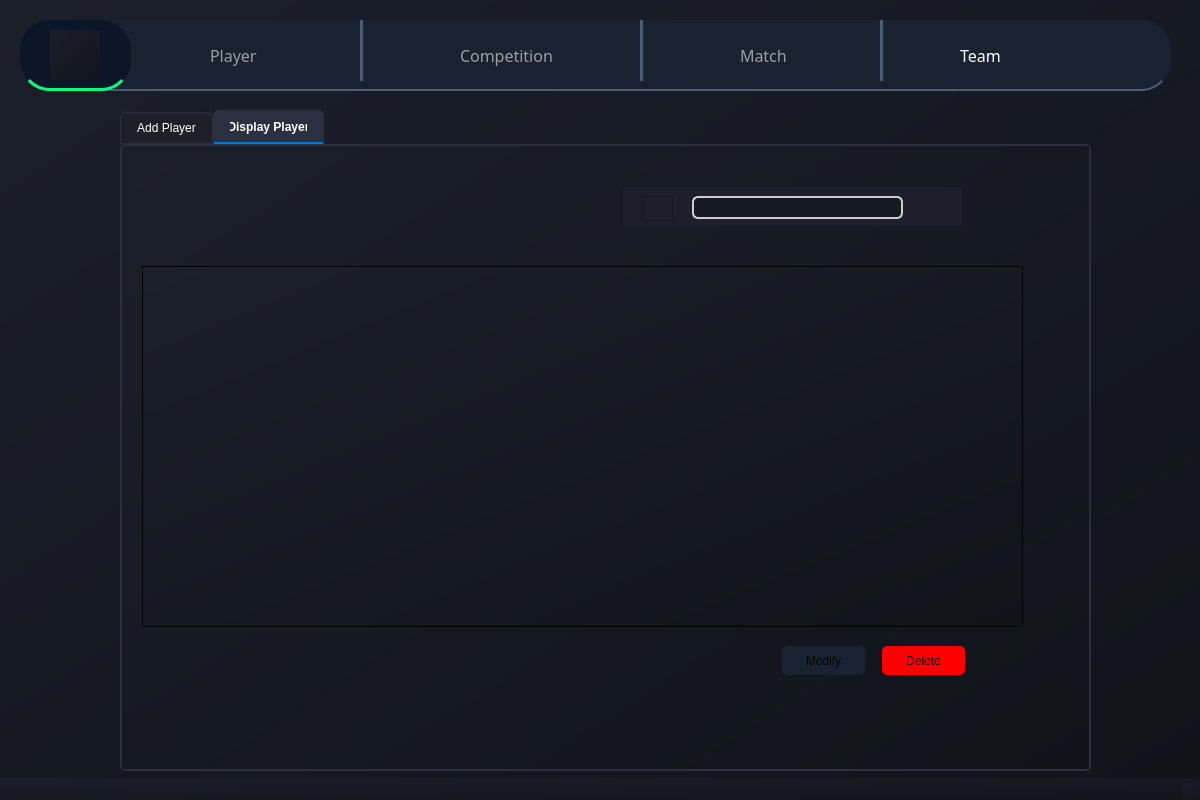
<?xml version="1.0" encoding="UTF-8"?>
<ui version="4.0">
 <class>MainWindow</class>
 <widget class="QMainWindow" name="MainWindow">
  <property name="geometry">
   <rect>
    <x>0</x>
    <y>0</y>
    <width>1200</width>
    <height>800</height>
   </rect>
  </property>
  <property name="font">
   <font>
    <pointsize>10</pointsize>
   </font>
  </property>
  <property name="windowTitle">
   <string>MainWindow</string>
  </property>
  <property name="styleSheet">
   <string notr="true">background: qlineargradient(x1:0, y1:0, x2:1, y2:1, stop:0 #1b1f2a, stop:1 #10131a);</string>
  </property>
  <widget class="QWidget" name="centralwidget">
   <widget class="QListWidget" name="menu">
    <property name="geometry">
     <rect>
      <x>20</x>
      <y>20</y>
      <width>1151</width>
      <height>71</height>
     </rect>
    </property>
    <property name="styleSheet">
     <string notr="true">background: #192231;
color: #D3D3D3;
border-bottom: 2px solid #4C5C75;
border-radius: 30px;</string>
    </property>
   </widget>
   <widget class="QListWidget" name="menu_2">
    <property name="geometry">
     <rect>
      <x>20</x>
      <y>20</y>
      <width>111</width>
      <height>71</height>
     </rect>
    </property>
    <property name="styleSheet">
     <string notr="true">background: #0A1628;
color: #FFFFFF;
border-bottom: 3px solid #00FF7F;
border-radius: 30px;</string>
    </property>
   </widget>
   <widget class="QLabel" name="label">
    <property name="geometry">
     <rect>
      <x>50</x>
      <y>30</y>
      <width>50</width>
      <height>50</height>
     </rect>
    </property>
    <property name="text">
     <string/>
    </property>
    <property name="pixmap">
     <pixmap>../../../../../Pictures/proj QT/logo football.png</pixmap>
    </property>
    <property name="scaledContents">
     <bool>true</bool>
    </property>
   </widget>
   <widget class="QLabel" name="dashboard_2">
    <property name="geometry">
     <rect>
      <x>210</x>
      <y>40</y>
      <width>71</width>
      <height>31</height>
     </rect>
    </property>
    <property name="font">
     <font>
      <family>Franklin Gothic Book</family>
      <pointsize>12</pointsize>
      <fontweight>Thin</fontweight>
     </font>
    </property>
    <property name="styleSheet">
     <string notr="true">background-color: transparent;
color: rgb(158, 158, 158);</string>
    </property>
    <property name="text">
     <string>Player</string>
    </property>
   </widget>
   <widget class="QLabel" name="dashboard_7">
    <property name="geometry">
     <rect>
      <x>460</x>
      <y>40</y>
      <width>131</width>
      <height>31</height>
     </rect>
    </property>
    <property name="font">
     <font>
      <family>Franklin Gothic Book</family>
      <pointsize>12</pointsize>
      <fontweight>Thin</fontweight>
     </font>
    </property>
    <property name="styleSheet">
     <string notr="true">background-color: transparent;
color: rgb(158, 158, 158);</string>
    </property>
    <property name="text">
     <string>Competition</string>
    </property>
   </widget>
   <widget class="QLabel" name="dashboard_3">
    <property name="geometry">
     <rect>
      <x>740</x>
      <y>40</y>
      <width>71</width>
      <height>31</height>
     </rect>
    </property>
    <property name="font">
     <font>
      <family>Franklin Gothic Book</family>
      <pointsize>12</pointsize>
      <fontweight>Thin</fontweight>
     </font>
    </property>
    <property name="styleSheet">
     <string notr="true">background-color: transparent;
color: rgb(158, 158, 158);</string>
    </property>
    <property name="text">
     <string>Match</string>
    </property>
   </widget>
   <widget class="QLabel" name="dashboard_4">
    <property name="geometry">
     <rect>
      <x>960</x>
      <y>40</y>
      <width>61</width>
      <height>31</height>
     </rect>
    </property>
    <property name="font">
     <font>
      <family>Franklin Gothic Book</family>
      <pointsize>12</pointsize>
      <fontweight>Thin</fontweight>
     </font>
    </property>
    <property name="styleSheet">
     <string notr="true">background-color: transparent;
color: white;</string>
    </property>
    <property name="text">
     <string>Team</string>
    </property>
   </widget>
   <widget class="QLabel" name="label_17">
    <property name="geometry">
     <rect>
      <x>1110</x>
      <y>40</y>
      <width>30</width>
      <height>30</height>
     </rect>
    </property>
    <property name="styleSheet">
     <string notr="true">background-color:transparent;</string>
    </property>
    <property name="text">
     <string/>
    </property>
    <property name="pixmap">
     <pixmap>../../../../../Pictures/proj QT/user.png</pixmap>
    </property>
    <property name="scaledContents">
     <bool>true</bool>
    </property>
   </widget>
   <widget class="Line" name="line">
    <property name="geometry">
     <rect>
      <x>360</x>
      <y>20</y>
      <width>3</width>
      <height>61</height>
     </rect>
    </property>
    <property name="styleSheet">
     <string notr="true">color: rgb(40, 40, 40);
border: 2px solid #4C5C75;</string>
    </property>
    <property name="orientation">
     <enum>Qt::Orientation::Vertical</enum>
    </property>
   </widget>
   <widget class="Line" name="line_2">
    <property name="geometry">
     <rect>
      <x>640</x>
      <y>20</y>
      <width>3</width>
      <height>61</height>
     </rect>
    </property>
    <property name="styleSheet">
     <string notr="true">border: 2px solid #4C5C75;</string>
    </property>
    <property name="orientation">
     <enum>Qt::Orientation::Vertical</enum>
    </property>
   </widget>
   <widget class="Line" name="line_3">
    <property name="geometry">
     <rect>
      <x>880</x>
      <y>20</y>
      <width>3</width>
      <height>61</height>
     </rect>
    </property>
    <property name="styleSheet">
     <string notr="true">border: 2px solid #4C5C75;</string>
    </property>
    <property name="orientation">
     <enum>Qt::Orientation::Vertical</enum>
    </property>
   </widget>
   <widget class="QTabWidget" name="tabWidget">
    <property name="geometry">
     <rect>
      <x>120</x>
      <y>110</y>
      <width>971</width>
      <height>661</height>
     </rect>
    </property>
    <property name="layoutDirection">
     <enum>Qt::LayoutDirection::LeftToRight</enum>
    </property>
    <property name="styleSheet">
     <string notr="true">QTabWidget::pane {
    border: 2px solid #2c2f3f;
    background: #1e1f29;
    border-radius: 5px;
}

QTabBar::tab {
    background: #1e1f29;
    color: #ffffff;
    padding: 8px 16px;
    border: 1px solid #2c2f3f;
    border-top-left-radius: 5px;
    border-top-right-radius: 5px;
}

QTabBar::tab:selected {
    background: #2c2f3f;
    color: #ffffff;
    font-weight: bold;
    border-bottom: 2px solid #0078d7;
}

QTabBar::tab:hover {
    background: #323546;
    color: #ffffff;
}

QTabBar::tab:!selected {
    margin-top: 2px;
}
</string>
    </property>
    <property name="currentIndex">
     <number>1</number>
    </property>
    <widget class="QWidget" name="tab">
     <attribute name="title">
      <string>Add Player</string>
     </attribute>
     <widget class="QWidget" name="widget" native="true">
      <property name="geometry">
       <rect>
        <x>180</x>
        <y>-20</y>
        <width>651</width>
        <height>641</height>
       </rect>
      </property>
      <property name="styleSheet">
       <string notr="true">background-color: #0F111A;
color: #FFFFFF;
font-family: 'Segoe UI', Arial, sans-serif;
font-size: 12px;
border-radius: 15px;
padding: 15px;</string>
      </property>
      <layout class="QGridLayout" name="gridLayout_3">
       <item row="17" column="0">
        <widget class="QPushButton" name="button1">
         <property name="styleSheet">
          <string notr="true">background-color: rgba(50, 150, 250, 0.8);
color: white;
font-size: 12px;
border-radius: 5px;
padding: 6px 12px;
margin-left:500px;
margin-right:20px;
margin-bottom:10px;</string>
         </property>
         <property name="text">
          <string>Confirm</string>
         </property>
        </widget>
       </item>
       <item row="10" column="0">
        <widget class="QLabel" name="label_11">
         <property name="styleSheet">
          <string notr="true">color: #A0A8B7;
font-weight: bold;
padding-bottom: 5px;background-color:transparent;</string>
         </property>
         <property name="text">
          <string>Jersey_Nb</string>
         </property>
        </widget>
       </item>
       <item row="8" column="0">
        <widget class="QLabel" name="label_10">
         <property name="styleSheet">
          <string notr="true">color: #A0A8B7;
font-weight: bold;
padding-bottom: 5px;background-color:transparent;</string>
         </property>
         <property name="text">
          <string>Position</string>
         </property>
        </widget>
       </item>
       <item row="2" column="0">
        <widget class="QLabel" name="label_8">
         <property name="styleSheet">
          <string notr="true">color: #A0A8B7;
font-weight: bold;
padding-bottom: 5px;background-color:transparent;</string>
         </property>
         <property name="text">
          <string>Last_Name</string>
         </property>
        </widget>
       </item>
       <item row="5" column="0">
        <widget class="QDateEdit" name="dateEdit">
         <property name="styleSheet">
          <string notr="true">background-color: #1C1F2A;
border: 1px solid #2A2D3A;
border-radius: 5px;
padding: 5px;
color: white;
margin-left: 15px;
margin-right:15px;</string>
         </property>
        </widget>
       </item>
       <item row="3" column="0">
        <widget class="QLineEdit" name="lineEdit_4">
         <property name="styleSheet">
          <string notr="true">background-color: #1C1F2A;
border: 1px solid #2A2D3A;
border-radius: 5px;
padding: 5px;
color: white;
margin-left: 15px;
margin-right:15px;</string>
         </property>
        </widget>
       </item>
       <item row="1" column="0">
        <widget class="QLineEdit" name="lineEdit_3">
         <property name="styleSheet">
          <string notr="true">background-color: #1C1F2A;
border: 1px solid #2A2D3A;
border-radius: 5px;
padding: 5px;
color: white;
margin-left: 15px;
margin-right:15px;</string>
         </property>
        </widget>
       </item>
       <item row="6" column="0">
        <widget class="QLabel" name="label_9">
         <property name="styleSheet">
          <string notr="true">color: #A0A8B7;
font-weight: bold;
padding-bottom: 5px;background-color:transparent;</string>
         </property>
         <property name="text">
          <string>Team</string>
         </property>
        </widget>
       </item>
       <item row="9" column="0">
        <widget class="QLineEdit" name="lineEdit_5">
         <property name="styleSheet">
          <string notr="true">background-color: #1C1F2A;
border: 1px solid #2A2D3A;
border-radius: 5px;
padding: 5px;
color: white;
margin-left: 15px;
margin-right:15px;</string>
         </property>
        </widget>
       </item>
       <item row="0" column="0">
        <widget class="QLabel" name="label_7">
         <property name="styleSheet">
          <string notr="true">color: #A0A8B7;
font-weight: bold;
padding-bottom: 5px;background-color:transparent;</string>
         </property>
         <property name="text">
          <string>First_Name</string>
         </property>
        </widget>
       </item>
       <item row="14" column="0">
        <widget class="QLabel" name="label_14">
         <property name="styleSheet">
          <string notr="true">color: #A0A8B7;
font-weight: bold;
padding-bottom: 5px;background-color:transparent;</string>
         </property>
         <property name="text">
          <string>Insert player photo</string>
         </property>
        </widget>
       </item>
       <item row="13" column="0">
        <widget class="QLineEdit" name="lineEdit_9">
         <property name="styleSheet">
          <string notr="true">background-color: #1C1F2A;
border: 1px solid #2A2D3A;
border-radius: 5px;
padding: 5px;
color: white;
margin-left: 15px;
margin-right:15px;</string>
         </property>
        </widget>
       </item>
       <item row="12" column="0">
        <widget class="QLabel" name="label_13">
         <property name="styleSheet">
          <string notr="true">color: #A0A8B7;
font-weight: bold;
padding-bottom: 5px;background-color:transparent;</string>
         </property>
         <property name="text">
          <string>Nationality</string>
         </property>
        </widget>
       </item>
       <item row="7" column="0">
        <widget class="QComboBox" name="comboBoxTeam">
         <property name="styleSheet">
          <string notr="true">background-color: #1C1F2A;
border: 1px solid #2A2D3A;
border-radius: 5px;
padding: 5px;
color: white;
margin-left: 15px;
margin-right:15px;</string>
         </property>
         <item>
          <property name="text">
           <string>RMD</string>
          </property>
         </item>
        </widget>
       </item>
       <item row="11" column="0">
        <widget class="QLineEdit" name="lineEdit_8">
         <property name="styleSheet">
          <string notr="true">background-color: #1C1F2A;
border: 1px solid #2A2D3A;
border-radius: 5px;
padding: 5px;
color: white;
margin-left: 15px;
margin-right:15px;</string>
         </property>
        </widget>
       </item>
       <item row="4" column="0">
        <widget class="QLabel" name="label_12">
         <property name="styleSheet">
          <string notr="true">color: #A0A8B7;
font-weight: bold;
padding-bottom: 5px;background-color:transparent;</string>
         </property>
         <property name="text">
          <string>Date_Of_Birth</string>
         </property>
        </widget>
       </item>
       <item row="16" column="0">
        <widget class="QToolButton" name="toolButton">
         <property name="styleSheet">
          <string notr="true">background-color: #1C1F2A;
border: 1px solid #2A2D3A;
border-radius: 5px;
padding: 3px;
color: white;
margin-left: 15px;
margin-right:15px;
margin-bottom:15px;</string>
         </property>
         <property name="text">
          <string>...</string>
         </property>
        </widget>
       </item>
      </layout>
     </widget>
     <widget class="QLabel" name="label_2">
      <property name="geometry">
       <rect>
        <x>830</x>
        <y>270</y>
        <width>161</width>
        <height>231</height>
       </rect>
      </property>
      <property name="text">
       <string>TextLabel</string>
      </property>
     </widget>
    </widget>
    <widget class="QWidget" name="tab_4">
     <attribute name="title">
      <string>Display Player</string>
     </attribute>
     <widget class="QFrame" name="frame_5">
      <property name="geometry">
       <rect>
        <x>500</x>
        <y>40</y>
        <width>341</width>
        <height>41</height>
       </rect>
      </property>
      <property name="styleSheet">
       <string notr="true">    background-color: #1E1E2D;  /* Dark matte background */


 

</string>
      </property>
      <property name="frameShape">
       <enum>QFrame::Shape::StyledPanel</enum>
      </property>
      <property name="frameShadow">
       <enum>QFrame::Shadow::Raised</enum>
      </property>
      <widget class="QLineEdit" name="lineEdit_10">
       <property name="geometry">
        <rect>
         <x>70</x>
         <y>10</y>
         <width>211</width>
         <height>23</height>
        </rect>
       </property>
       <property name="styleSheet">
        <string notr="true">    background-color: #141821;  /* Slightly lighter for contrast */
    border: 2px solid #cccccc;  /* Keep borders subtle */
    border-radius: 6px;
    padding: 6px 10px;
    font-size: 14px;
    color: white;</string>
       </property>
      </widget>
      <widget class="QLabel" name="label_20">
       <property name="geometry">
        <rect>
         <x>300</x>
         <y>20</y>
         <width>18</width>
         <height>18</height>
        </rect>
       </property>
       <property name="text">
        <string/>
       </property>
       <property name="pixmap">
        <pixmap>../../../../../Pictures/proj QT/trier.png</pixmap>
       </property>
       <property name="scaledContents">
        <bool>true</bool>
       </property>
      </widget>
      <widget class="QFrame" name="frame_7">
       <property name="geometry">
        <rect>
         <x>20</x>
         <y>10</y>
         <width>31</width>
         <height>25</height>
        </rect>
       </property>
       <property name="frameShape">
        <enum>QFrame::Shape::StyledPanel</enum>
       </property>
       <property name="frameShadow">
        <enum>QFrame::Shadow::Raised</enum>
       </property>
       <widget class="QLabel" name="label_21">
        <property name="geometry">
         <rect>
          <x>10</x>
          <y>10</y>
          <width>11</width>
          <height>11</height>
         </rect>
        </property>
        <property name="text">
         <string/>
        </property>
        <property name="pixmap">
         <pixmap>../../../../../Pictures/proj QT/search.png</pixmap>
        </property>
        <property name="scaledContents">
         <bool>true</bool>
        </property>
       </widget>
      </widget>
     </widget>
     <widget class="QPushButton" name="pushButton_3">
      <property name="geometry">
       <rect>
        <x>760</x>
        <y>500</y>
        <width>83</width>
        <height>29</height>
       </rect>
      </property>
      <property name="styleSheet">
       <string notr="true">background-color: rgb(255, 0, 0);
border-radius: 5px ;</string>
      </property>
      <property name="text">
       <string>Delete</string>
      </property>
     </widget>
     <widget class="QPushButton" name="pushButton_4">
      <property name="geometry">
       <rect>
        <x>660</x>
        <y>500</y>
        <width>83</width>
        <height>29</height>
       </rect>
      </property>
      <property name="styleSheet">
       <string notr="true">background-color: #192231;
border-radius: 5px ;</string>
      </property>
      <property name="text">
       <string>Modify</string>
      </property>
     </widget>
     <widget class="QTableWidget" name="tableWidget">
      <property name="geometry">
       <rect>
        <x>20</x>
        <y>120</y>
        <width>881</width>
        <height>361</height>
       </rect>
      </property>
     </widget>
    </widget>
   </widget>
  </widget>
  <widget class="QStatusBar" name="statusbar"/>
 </widget>
 <resources/>
 <connections/>
</ui>
